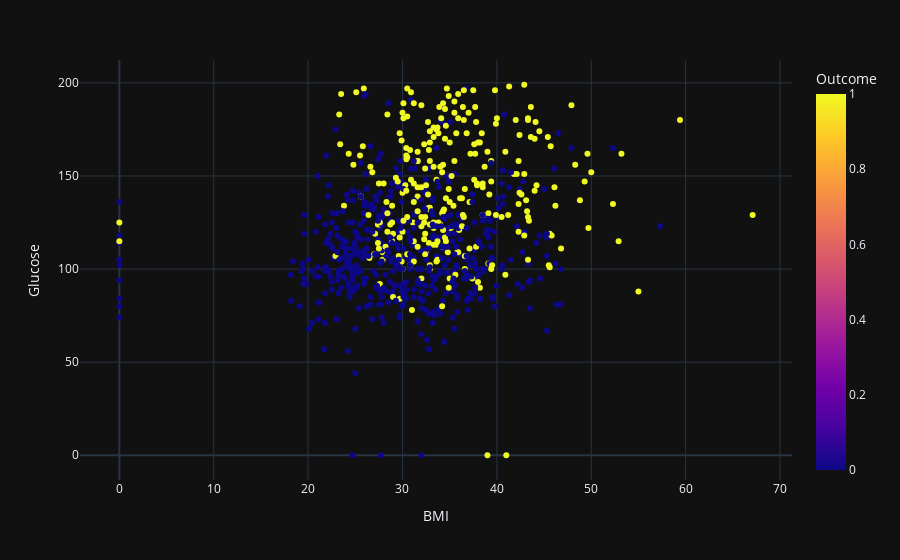

The notebook cell saved with this chart:
### Markdown cell above
> 從這張表我們可以發現，如果血液中的葡萄糖低，患病的比例也會比較低，反之如果是有症狀的人，大多數血液中的葡萄糖都大於100。

### Code cell
scatter('BMI', 'Glucose')

### Figure 1 — Plotly figure (JSON) as saved in the notebook; plotly's stock layout.template omitted (floating-point values rounded to 4 significant figures; data arrays with more than 128 entries replaced by an {"elided": "..."} marker saying what was removed)
{"data": [{"hovertemplate": "BMI=%{x}<br>Glucose=%{y}<br>Outcome=%{marker.color}<extra></extra>", "legendgroup": "", "marker": {"color": {"elided": "768 int values"}, "coloraxis": "coloraxis", "symbol": "circle"}, "mode": "markers", "name": "", "orientation": "v", "showlegend": false, "type": "scatter", "x": {"elided": "768 float values"}, "xaxis": "x", "y": {"elided": "768 int values"}, "yaxis": "y"}], "layout": {"coloraxis": {"colorbar": {"title": {"text": "Outcome"}}, "colorscale": [[0, "#0d0887"], [0.1111, "#46039f"], [0.2222, "#7201a8"], [0.3333, "#9c179e"], [0.4444, "#bd3786"], [0.5556, "#d8576b"], [0.6667, "#ed7953"], [0.7778, "#fb9f3a"], [0.8889, "#fdca26"], [1, "#f0f921"]]}, "legend": {"tracegroupgap": 0}, "margin": {"t": 60}, "xaxis": {"anchor": "y", "domain": [0, 1], "title": {"text": "BMI"}}, "yaxis": {"anchor": "x", "domain": [0, 1], "title": {"text": "Glucose"}}}}
